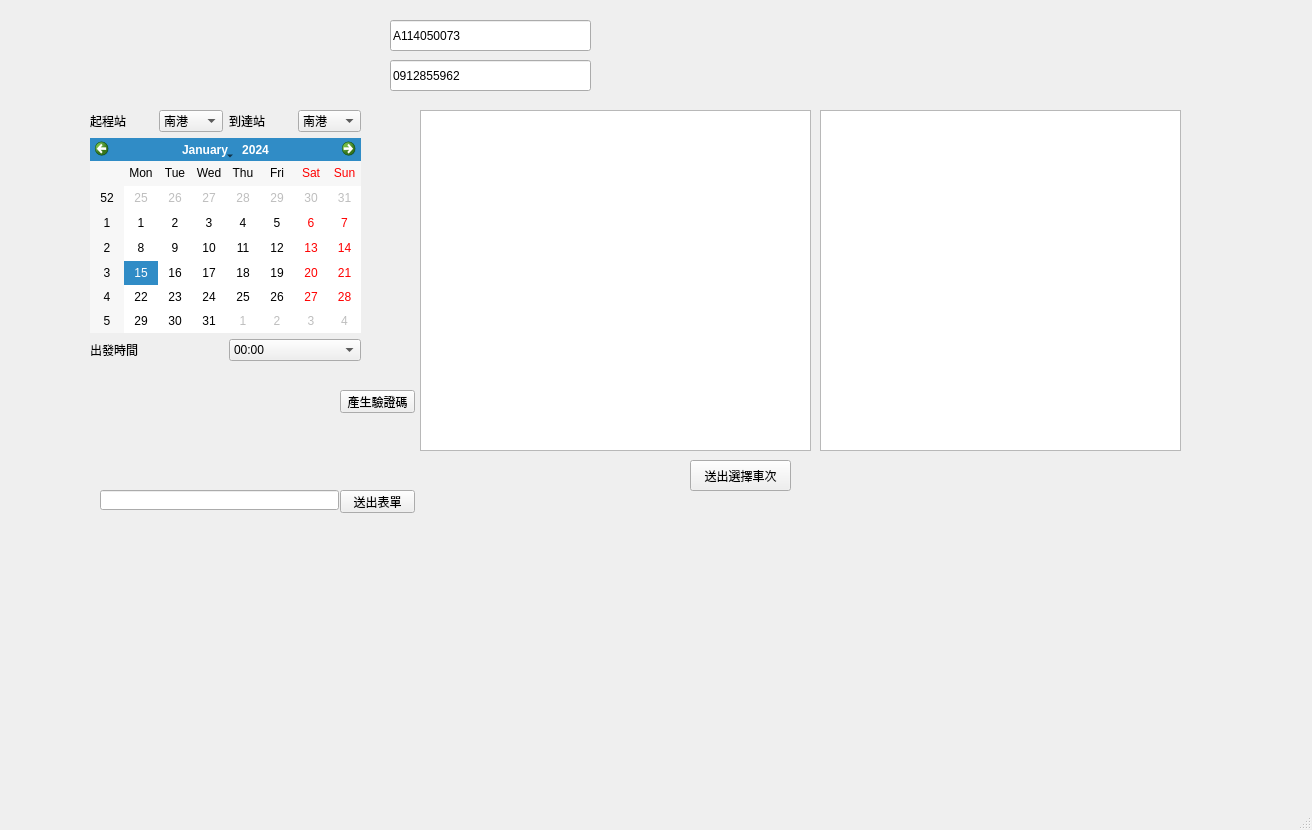
<?xml version="1.0" encoding="UTF-8"?>
<ui version="4.0">
 <class>MainWindow</class>
 <widget class="QMainWindow" name="MainWindow">
  <property name="geometry">
   <rect>
    <x>0</x>
    <y>0</y>
    <width>1312</width>
    <height>830</height>
   </rect>
  </property>
  <property name="windowTitle">
   <string>MainWindow</string>
  </property>
  <widget class="QWidget" name="centralwidget">
   <widget class="QPushButton" name="b_send_bookingform">
    <property name="geometry">
     <rect>
      <x>340</x>
      <y>490</y>
      <width>75</width>
      <height>23</height>
     </rect>
    </property>
    <property name="text">
     <string>送出表單</string>
    </property>
   </widget>
   <widget class="QWidget" name="gridLayoutWidget">
    <property name="geometry">
     <rect>
      <x>90</x>
      <y>380</y>
      <width>241</width>
      <height>91</height>
     </rect>
    </property>
    <layout class="QGridLayout" name="gridLayout_securecode"/>
   </widget>
   <widget class="QPushButton" name="b_generate_securecode">
    <property name="geometry">
     <rect>
      <x>340</x>
      <y>390</y>
      <width>75</width>
      <height>23</height>
     </rect>
    </property>
    <property name="text">
     <string>產生驗證碼</string>
    </property>
   </widget>
   <widget class="QLineEdit" name="lineEdit_securecode">
    <property name="geometry">
     <rect>
      <x>100</x>
      <y>490</y>
      <width>239</width>
      <height>20</height>
     </rect>
    </property>
   </widget>
   <widget class="QWidget" name="verticalLayoutWidget">
    <property name="geometry">
     <rect>
      <x>90</x>
      <y>110</y>
      <width>271</width>
      <height>251</height>
     </rect>
    </property>
    <layout class="QVBoxLayout" name="verticalLayout">
     <item>
      <layout class="QHBoxLayout" name="horizontalLayout">
       <item>
        <widget class="QLabel" name="label_2">
         <property name="text">
          <string>起程站</string>
         </property>
        </widget>
       </item>
       <item>
        <widget class="QComboBox" name="cB_depar_station">
         <item>
          <property name="text">
           <string>南港</string>
          </property>
         </item>
         <item>
          <property name="text">
           <string>台北</string>
          </property>
         </item>
         <item>
          <property name="text">
           <string>板橋</string>
          </property>
         </item>
         <item>
          <property name="text">
           <string>桃園</string>
          </property>
         </item>
         <item>
          <property name="text">
           <string>新竹</string>
          </property>
         </item>
         <item>
          <property name="text">
           <string>苗栗</string>
          </property>
         </item>
         <item>
          <property name="text">
           <string>台中</string>
          </property>
         </item>
         <item>
          <property name="text">
           <string>彰化</string>
          </property>
         </item>
         <item>
          <property name="text">
           <string>雲林</string>
          </property>
         </item>
         <item>
          <property name="text">
           <string>嘉義</string>
          </property>
         </item>
         <item>
          <property name="text">
           <string>台南</string>
          </property>
         </item>
         <item>
          <property name="text">
           <string>左營</string>
          </property>
         </item>
        </widget>
       </item>
       <item>
        <widget class="QLabel" name="label_3">
         <property name="text">
          <string>到達站</string>
         </property>
        </widget>
       </item>
       <item>
        <widget class="QComboBox" name="cB_arrive_station">
         <item>
          <property name="text">
           <string>南港</string>
          </property>
         </item>
         <item>
          <property name="text">
           <string>台北</string>
          </property>
         </item>
         <item>
          <property name="text">
           <string>板橋</string>
          </property>
         </item>
         <item>
          <property name="text">
           <string>桃園</string>
          </property>
         </item>
         <item>
          <property name="text">
           <string>新竹</string>
          </property>
         </item>
         <item>
          <property name="text">
           <string>苗栗</string>
          </property>
         </item>
         <item>
          <property name="text">
           <string>台中</string>
          </property>
         </item>
         <item>
          <property name="text">
           <string>彰化</string>
          </property>
         </item>
         <item>
          <property name="text">
           <string>雲林</string>
          </property>
         </item>
         <item>
          <property name="text">
           <string>嘉義</string>
          </property>
         </item>
         <item>
          <property name="text">
           <string>台南</string>
          </property>
         </item>
         <item>
          <property name="text">
           <string>左營</string>
          </property>
         </item>
        </widget>
       </item>
      </layout>
     </item>
     <item>
      <widget class="QCalendarWidget" name="calendarWidget_departure"/>
     </item>
     <item>
      <layout class="QHBoxLayout" name="horizontalLayout_2">
       <item>
        <widget class="QLabel" name="label">
         <property name="text">
          <string>出發時間</string>
         </property>
        </widget>
       </item>
       <item>
        <widget class="QComboBox" name="cB_depar_time">
         <item>
          <property name="text">
           <string>00:00</string>
          </property>
         </item>
         <item>
          <property name="text">
           <string>00:30</string>
          </property>
         </item>
         <item>
          <property name="text">
           <string>06:00</string>
          </property>
         </item>
         <item>
          <property name="text">
           <string>06:30</string>
          </property>
         </item>
         <item>
          <property name="text">
           <string>07:00</string>
          </property>
         </item>
         <item>
          <property name="text">
           <string>07:30</string>
          </property>
         </item>
         <item>
          <property name="text">
           <string>08:00</string>
          </property>
         </item>
         <item>
          <property name="text">
           <string>08:30</string>
          </property>
         </item>
         <item>
          <property name="text">
           <string>09:00</string>
          </property>
         </item>
         <item>
          <property name="text">
           <string>09:30</string>
          </property>
         </item>
         <item>
          <property name="text">
           <string>10:00</string>
          </property>
         </item>
         <item>
          <property name="text">
           <string>10:30</string>
          </property>
         </item>
         <item>
          <property name="text">
           <string>11:00</string>
          </property>
         </item>
         <item>
          <property name="text">
           <string>11:30</string>
          </property>
         </item>
         <item>
          <property name="text">
           <string>12:00</string>
          </property>
         </item>
         <item>
          <property name="text">
           <string>12:30</string>
          </property>
         </item>
         <item>
          <property name="text">
           <string>13:00</string>
          </property>
         </item>
         <item>
          <property name="text">
           <string>13:30</string>
          </property>
         </item>
         <item>
          <property name="text">
           <string>14:00</string>
          </property>
         </item>
         <item>
          <property name="text">
           <string>14:30</string>
          </property>
         </item>
         <item>
          <property name="text">
           <string>15:00</string>
          </property>
         </item>
         <item>
          <property name="text">
           <string>15:30</string>
          </property>
         </item>
         <item>
          <property name="text">
           <string>16:00</string>
          </property>
         </item>
         <item>
          <property name="text">
           <string>16:30</string>
          </property>
         </item>
         <item>
          <property name="text">
           <string>17:00</string>
          </property>
         </item>
         <item>
          <property name="text">
           <string>17:30</string>
          </property>
         </item>
         <item>
          <property name="text">
           <string>18:00</string>
          </property>
         </item>
         <item>
          <property name="text">
           <string>18:30</string>
          </property>
         </item>
         <item>
          <property name="text">
           <string>19:00</string>
          </property>
         </item>
         <item>
          <property name="text">
           <string>19:30</string>
          </property>
         </item>
         <item>
          <property name="text">
           <string>20:00</string>
          </property>
         </item>
         <item>
          <property name="text">
           <string>20:30</string>
          </property>
         </item>
         <item>
          <property name="text">
           <string>21:00</string>
          </property>
         </item>
         <item>
          <property name="text">
           <string>21:30</string>
          </property>
         </item>
         <item>
          <property name="text">
           <string>22:00</string>
          </property>
         </item>
         <item>
          <property name="text">
           <string>22:30</string>
          </property>
         </item>
         <item>
          <property name="text">
           <string>23:00</string>
          </property>
         </item>
         <item>
          <property name="text">
           <string>23:30</string>
          </property>
         </item>
        </widget>
       </item>
      </layout>
     </item>
    </layout>
   </widget>
   <widget class="QListWidget" name="listWidget_availableTrain">
    <property name="geometry">
     <rect>
      <x>420</x>
      <y>110</y>
      <width>391</width>
      <height>341</height>
     </rect>
    </property>
   </widget>
   <widget class="QPushButton" name="b_send_selectedtrain">
    <property name="geometry">
     <rect>
      <x>690</x>
      <y>460</y>
      <width>101</width>
      <height>31</height>
     </rect>
    </property>
    <property name="text">
     <string>送出選擇車次</string>
    </property>
   </widget>
   <widget class="QLineEdit" name="lineEdit_ID">
    <property name="geometry">
     <rect>
      <x>390</x>
      <y>20</y>
      <width>201</width>
      <height>31</height>
     </rect>
    </property>
    <property name="text">
     <string>A114050073</string>
    </property>
    <property name="placeholderText">
     <string>ID</string>
    </property>
   </widget>
   <widget class="QLineEdit" name="lineEdit_phone">
    <property name="geometry">
     <rect>
      <x>390</x>
      <y>60</y>
      <width>201</width>
      <height>31</height>
     </rect>
    </property>
    <property name="text">
     <string>0912855962</string>
    </property>
    <property name="placeholderText">
     <string>phone</string>
    </property>
   </widget>
   <widget class="QTextEdit" name="textEdit_result">
    <property name="geometry">
     <rect>
      <x>820</x>
      <y>110</y>
      <width>361</width>
      <height>341</height>
     </rect>
    </property>
   </widget>
  </widget>
  <widget class="QMenuBar" name="menubar">
   <property name="geometry">
    <rect>
     <x>0</x>
     <y>0</y>
     <width>1312</width>
     <height>21</height>
    </rect>
   </property>
  </widget>
  <widget class="QStatusBar" name="statusbar"/>
 </widget>
 <resources/>
 <connections/>
</ui>
